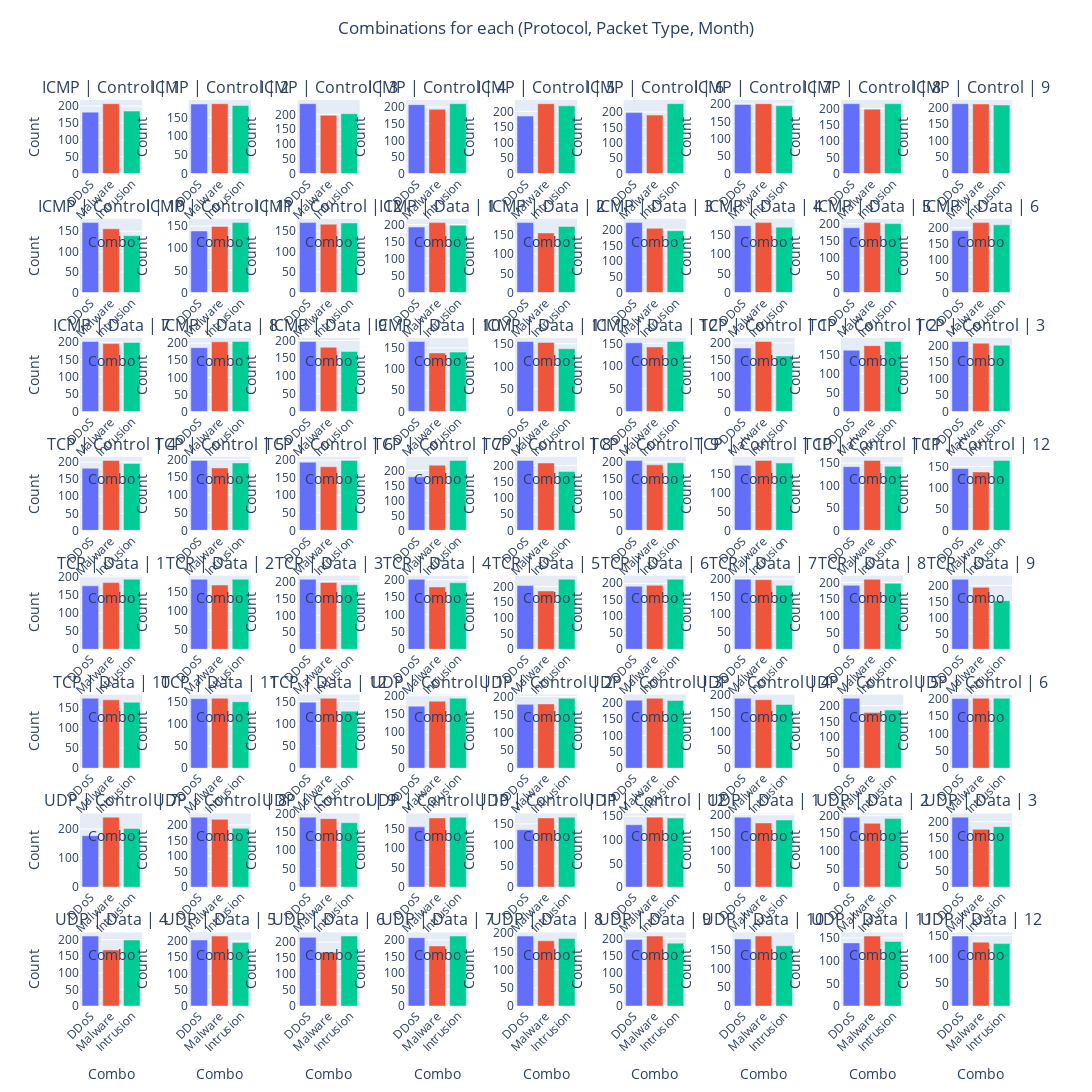

Notebook code for this chart:
### Code cell
combination = good_combinations_df.iloc[0,0:3].tolist()
columns = deepcopy(combination)
columns.append("Attack Type")

temp_data = cleaned_data[columns]
temp_data = temp_data.pivot_table(
    index=combination,  
    columns="Attack Type",
    aggfunc='size',
    fill_value=0
)
temp_data["Total"]= temp_data.sum(axis=1)
# Get unique combinations of first 3 features
unique_combos = temp_data.index.unique()
attack_types = ["DDoS", "Malware", "Intrusion"]

# Create subplots - one for each (Traffic Type, Protocol, Packet Type) combination
num_combos = len(unique_combos)
nb_cols = 9
nb_rows = (num_combos + nb_cols -1) // nb_cols  # 3 columns per row

fig = make_subplots(
    rows=nb_rows,
    cols=nb_cols,
    subplot_titles=[f"{c[0]} | {c[1]} | {c[2]}" for c in unique_combos],
    horizontal_spacing=0.05,
    vertical_spacing=0.05,
)

for idx, combo in enumerate(unique_combos):
    row = (idx // nb_cols) + 1
    col = (idx % nb_cols) + 1
    for i, attack_type in enumerate(attack_types):
        fig.add_trace(
            go.Bar(
                x=[attack_type],
                y=[temp_data.loc[combo, attack_type]],
                name=attack_type,
                marker_color=palette[i % len(palette)],
                legendgroup=attack_type,
                showlegend=False
            ),
            row=row, col=col
        )
        
    fig.update_xaxes(title_text="Combo", row=row, col=col, tickangle=-45)
    fig.update_yaxes(title_text="Count", row=row, col=col)

fig.update_layout(
    height=400 * nb_rows,
    width=1600,
    title={
        'text': f"Combinations for each ({', '.join(combination)})",
        'y': 0.98,
        'x': 0.5,
        'xanchor': 'center',
        'yanchor': 'top'
    },
    barmode='group',
    showlegend=True
)

fig.show()
